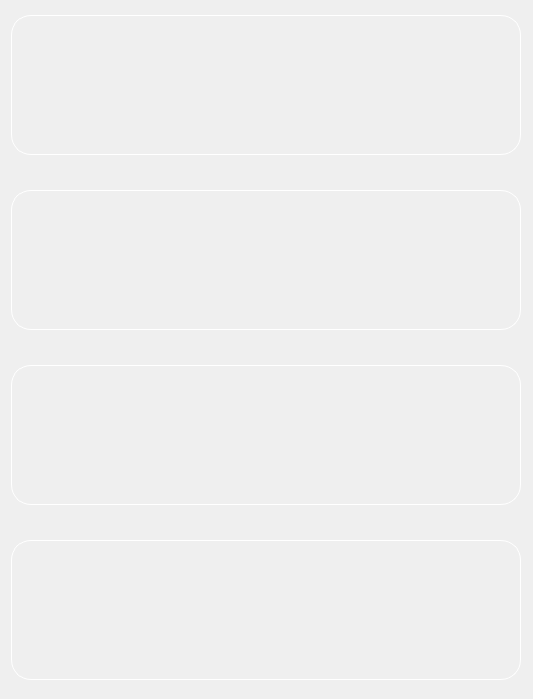
       <widget class="QWidget" name="scrollAreaWidgetContents_10">
        <property name="geometry">
         <rect>
          <x>0</x>
          <y>0</y>
          <width>533</width>
          <height>699</height>
         </rect>
        </property>
        <layout class="QVBoxLayout" name="verticalLayout_8">
         <item>
          <widget class="QWidget" name="widget_51" native="true">
           <property name="minimumSize">
            <size>
             <width>510</width>
             <height>140</height>
            </size>
           </property>
           <property name="maximumSize">
            <size>
             <width>510</width>
             <height>140</height>
            </size>
           </property>
           <property name="styleSheet">
            <string notr="true">border:1px solid white;
border-radius:20px;</string>
           </property>
          </widget>
         </item>
         <item>
          <spacer name="verticalSpacer_16">
           <property name="orientation">
            <enum>Qt::Vertical</enum>
           </property>
           <property name="sizeType">
            <enum>QSizePolicy::Fixed</enum>
           </property>
           <property name="sizeHint" stdset="0">
            <size>
             <width>20</width>
             <height>25</height>
            </size>
           </property>
          </spacer>
         </item>
         <item>
          <widget class="QWidget" name="widget_52" native="true">
           <property name="minimumSize">
            <size>
             <width>510</width>
             <height>140</height>
            </size>
           </property>
           <property name="maximumSize">
            <size>
             <width>510</width>
             <height>140</height>
            </size>
           </property>
           <property name="styleSheet">
            <string notr="true">border:1px solid white;
border-radius:20px;</string>
           </property>
          </widget>
         </item>
         <item>
          <spacer name="verticalSpacer_17">
           <property name="orientation">
            <enum>Qt::Vertical</enum>
           </property>
           <property name="sizeType">
            <enum>QSizePolicy::Fixed</enum>
           </property>
           <property name="sizeHint" stdset="0">
            <size>
             <width>20</width>
             <height>25</height>
            </size>
           </property>
          </spacer>
         </item>
         <item>
          <widget class="QWidget" name="widget_53" native="true">
           <property name="minimumSize">
            <size>
             <width>510</width>
             <height>140</height>
            </size>
           </property>
           <property name="maximumSize">
            <size>
             <width>510</width>
             <height>140</height>
            </size>
           </property>
           <property name="styleSheet">
            <string notr="true">border:1px solid white;
border-radius:20px;</string>
           </property>
          </widget>
         </item>
         <item>
          <spacer name="verticalSpacer_18">
           <property name="orientation">
            <enum>Qt::Vertical</enum>
           </property>
           <property name="sizeType">
            <enum>QSizePolicy::Fixed</enum>
           </property>
           <property name="sizeHint" stdset="0">
            <size>
             <width>20</width>
             <height>25</height>
            </size>
           </property>
          </spacer>
         </item>
         <item>
          <widget class="QWidget" name="widget_54" native="true">
           <property name="minimumSize">
            <size>
             <width>510</width>
             <height>140</height>
            </size>
           </property>
           <property name="maximumSize">
            <size>
             <width>510</width>
             <height>140</height>
            </size>
           </property>
           <property name="styleSheet">
            <string notr="true">border:1px solid white;
border-radius:20px;</string>
           </property>
          </widget>
         </item>
        </layout>
       </widget>
